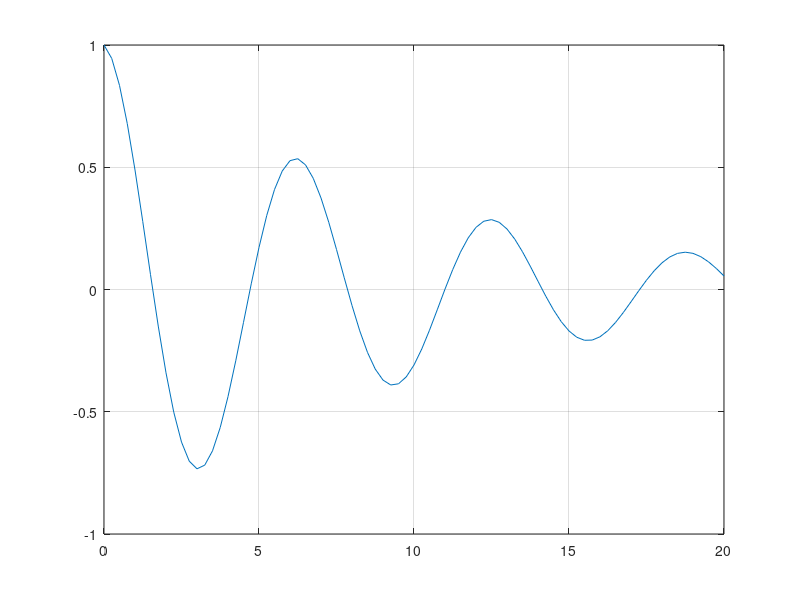
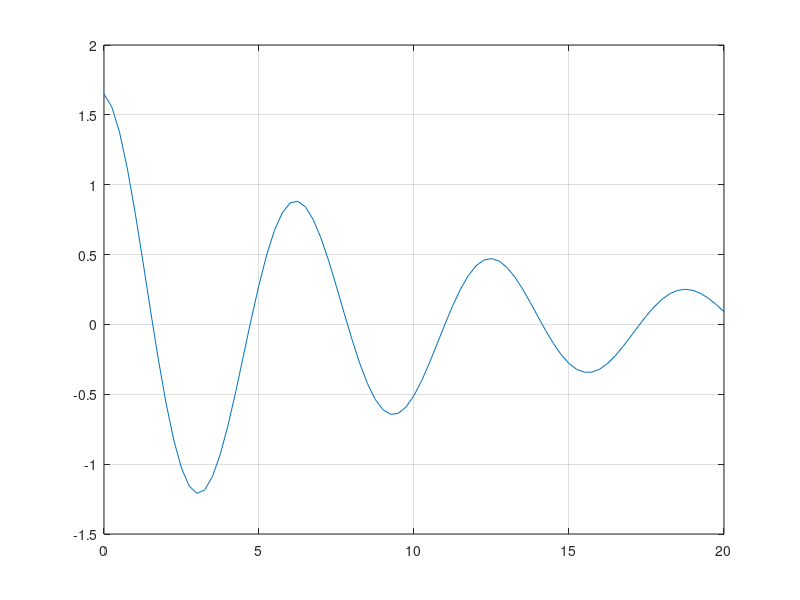

Write the MATLAB code that produced these figures, in order.
ts = 0.25; #periodo
t = 0:ts:20;
avanco = 5;
xt = cos(t).*exp(-0.1*(t));  #funcao
xa = cos(t).*exp(-0.1*(t-avanco));  #transformacao
plot(t,xt), grid on;
figure;
plot(t,xa), grid on;